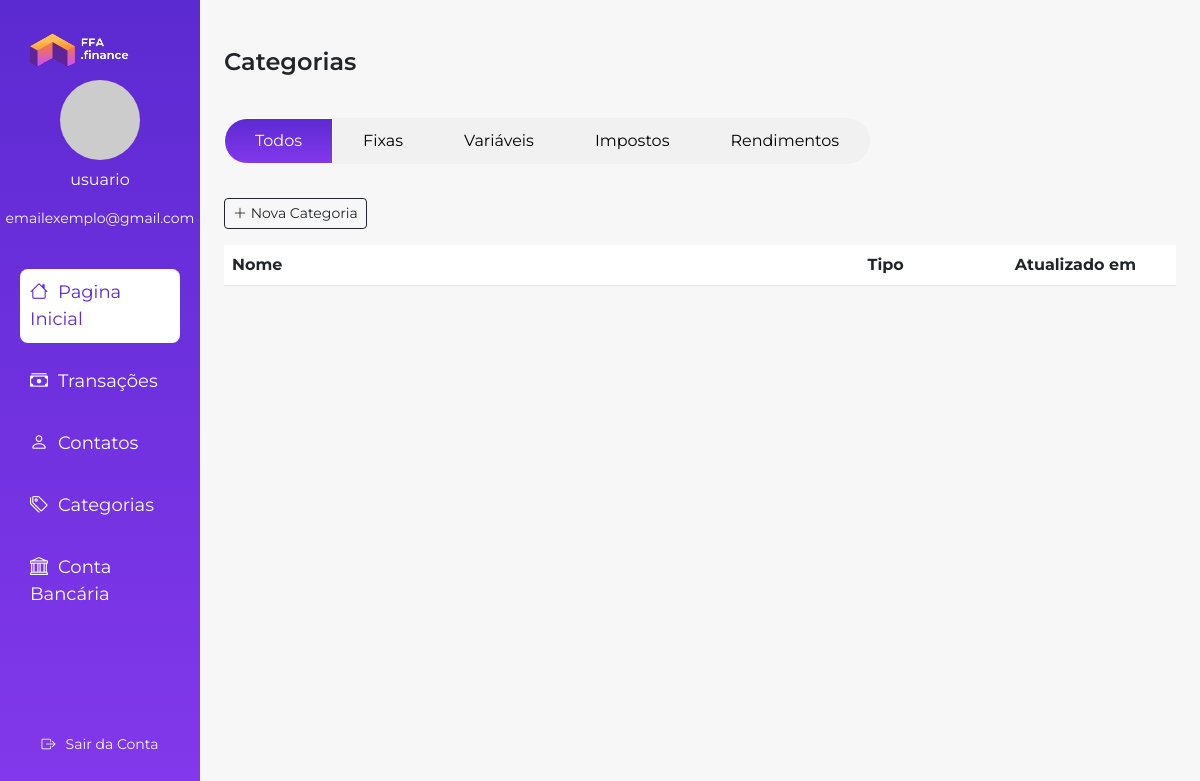
Before: /categorias/ with the older database file.
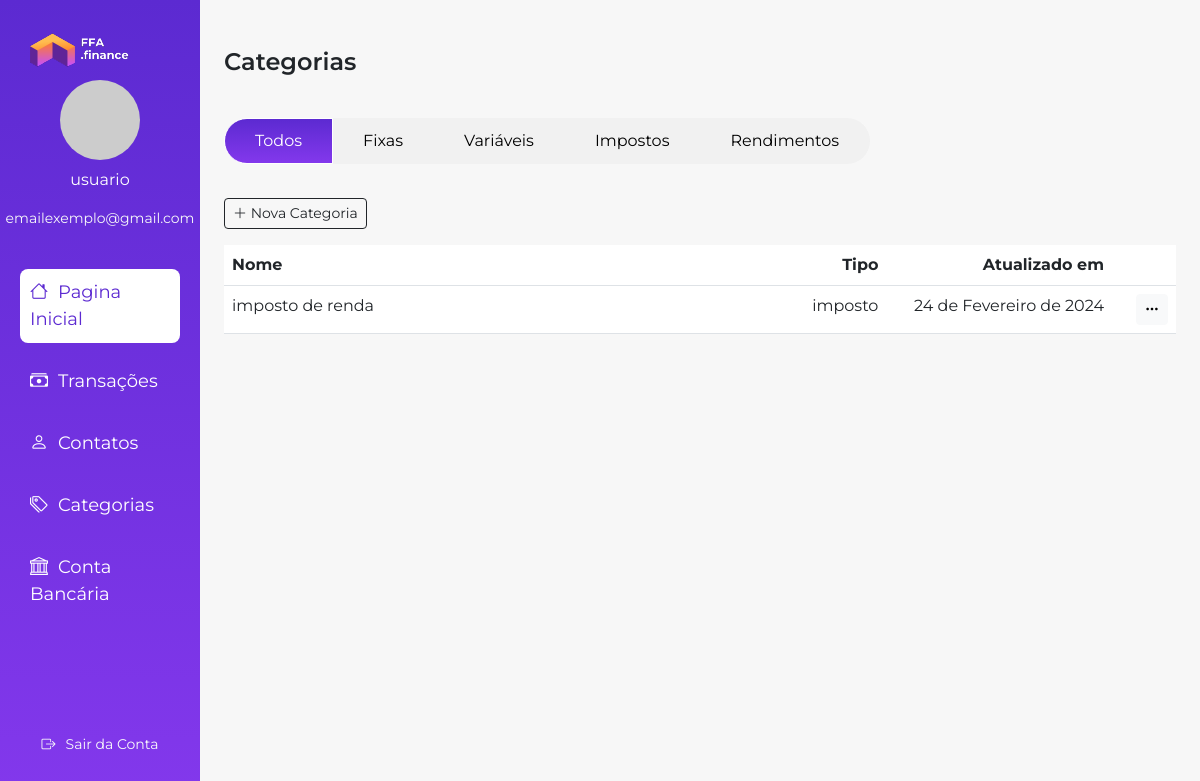
After: the same page with the newer database file.
### sistemaFFA/models.py (models this page shows, shortened)
class Categoria(models.Model):
   nome = models.CharField(max_length=100)
   tipo = models.ForeignKey(TipoCategoria, on_delete=models.CASCADE)
   data = models.DateField()

class TipoCategoria(models.Model):
   nome = models.CharField(max_length=30)
   def __str__(self):
      return self.nome

### sistemaFFA/views.py (the view)
# urls.py: path("categorias/", views.categorias, name="categorias"),
def categorias(request):
    context = {
        "categorias": Categoria.objects.all()
    }
    if request.method == "POST":
        form = CategoriaForm(request.POST)
        if form.is_valid():
            form.save()
            return redirect('categorias')
        else:
            context["form"] = form
    else:
        context["form"] = CategoriaForm
    return render(request, "categorias.html", context)

### sistemaFFA/templates/categorias.html (shortened to what this page needs)
{% extends "base.html" %}
{% load static crispy_forms_tags %}
{% block head %}<div class="header fw-semibold">Categorias</div>{% endblock head %}
{% block content %}
<div class="btn-group mt-2" role="group" aria-label="Grupo de Botões">
    <button type="button" class="btn btn-custom active">Todos</button>
    <button type="button" class="btn btn-custom">Fixas</button>
    <button type="button" class="btn btn-custom">Variáveis</button>
    <button type="button" class="btn btn-custom">Impostos</button>
    <button type="button" class="btn btn-custom">Rendimentos</button>
</div>
<div class="mt-4">
    <button class="btn btn-outline-dark btn-sm" type="button" data-bs-toggle="offcanvas" data-bs-target="#offcanvasCategorias" aria-controls="offcanvasCategorias">
        <i class="bi bi-plus-lg"></i> Nova Categoria
    </button>
</div>
<div class="transaction-table mt-3">
    <table class="table table-hover">
        <thead>
            <tr>
                <th style="width: 50%;">Nome</th>
                <th style="width: 25%;" class="text-end">Tipo</th>
                <th style="width: 25%;" class="text-end">Atualizado em</th>
                <th></th>
                <th></th>
            </tr>
        </thead>
        <tbody>
            {% for categoria in categorias %}
            <tr>
                <td>{{ categoria.nome }}</td>
                <td class="text-end">{{ categoria.tipo }}</td>
                <td class="text-end">{{ categoria.data }}</td>
                <td>
                    <td>
                        <div class="dropdown">
                            <button class="btn btn-light btn-sm" type="button" data-bs-toggle="dropdown" aria-expanded="false">
                                <i class="bi bi-three-dots"></i>
                            </button>
                        </div>
                    </td>
                </td>
            </tr>
            {% endfor %}
        </tbody>
    </table>
</div>
{% endblock content %}

Changed rows visible on the page:
added Categoria: nome "imposto de renda", tipo "imposto", data "24 de Fevereiro de 2024"
